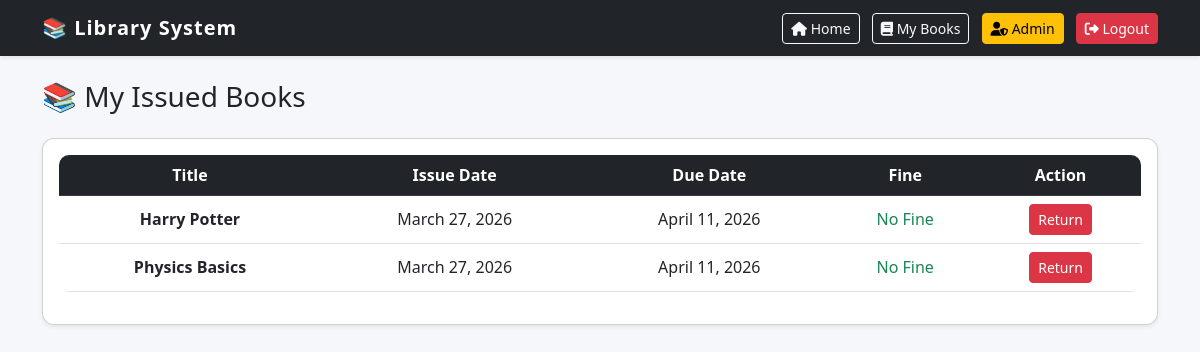
The app's page /mybooks/ (signed in) with its own data.
### library/models.py (models this page shows, shortened)
class Transaction(models.Model):
    user = models.ForeignKey(User, on_delete=models.CASCADE)
    item = models.ForeignKey(Item, on_delete=models.CASCADE)
    issue_date = models.DateField(default=datetime.now)
    due_date = models.DateField(blank=True)
    return_date = models.DateField(null=True, blank=True)
    fine_paid = models.BooleanField(default=False)

class Item(models.Model):
    title = models.CharField(max_length=200)
    author = models.CharField(max_length=200)
    category = models.CharField(max_length=2, choices=CATEGORY_CHOICES)
    item_type = models.CharField(max_length=1, choices=TYPE_CHOICES)
    quantity = models.IntegerField()
    code = models.CharField(max_length=20, unique=True, blank=True)

### library/views.py (the view)
# urls.py: path('mybooks/', views.my_books, name='mybooks'),
def my_books(request):
    issues = Transaction.objects.filter(user=request.user, return_date=None)
    for i in issues:
        if date.today() > i.due_date:
            days = (date.today() - i.due_date).days
            i.current_fine = days * 10
        else:
            i.current_fine = 0
    return render(request, 'mybooks.html', {'issues': issues})

### library/templates/mybooks.html (shortened to what this page needs)
{% extends 'base.html' %}
{% block content %}
<h3 class="mb-4">📚 My Issued Books</h3>
<div class="card shadow-sm">
    <div class="card-body">
        <table class="table table-hover align-middle text-center">
            <thead class="table-dark">
                <tr>
                    <th>Title</th>
                    <th>Issue Date</th>
                    <th>Due Date</th>
                    <th>Fine</th>
                    <th>Action</th>
                </tr>
            </thead>
            <tbody>
                {% for i in issues %}
                <tr>
                    <td class="fw-semibold">{{ i.item.title }}</td>
                    <td>{{ i.issue_date }}</td>
                    <td>
                        {{ i.due_date }}
                    </td>
                    <td>
                        {% if i.current_fine > 0 %}
                            <span class="text-danger fw-bold">₹{{ i.current_fine }}</span>
                        {% else %}
                            <span class="text-success">No Fine</span>
                        {% endif %}
                    </td>
                    <td>
                        <a href="/return/{{ i.id }}" class="btn btn-sm btn-danger">
                            Return
                        </a>
                    </td>
                </tr>
                {% endfor %}
            </tbody>
        </table>
    </div>
</div>
{% endblock %}

### library/templates/base.html (style rules this page uses)
body { background-color: #f5f7fa; }
.card { border-radius: 12px; }
table { border-radius: 10px; overflow: hidden; }

### records on screen
Transaction: item "Harry Potter", issue_date "March 27, 2026", due_date "April 11, 2026", shows "No Fine"
Transaction: item "Physics Basics", issue_date "March 27, 2026", due_date "April 11, 2026", shows "No Fine"
